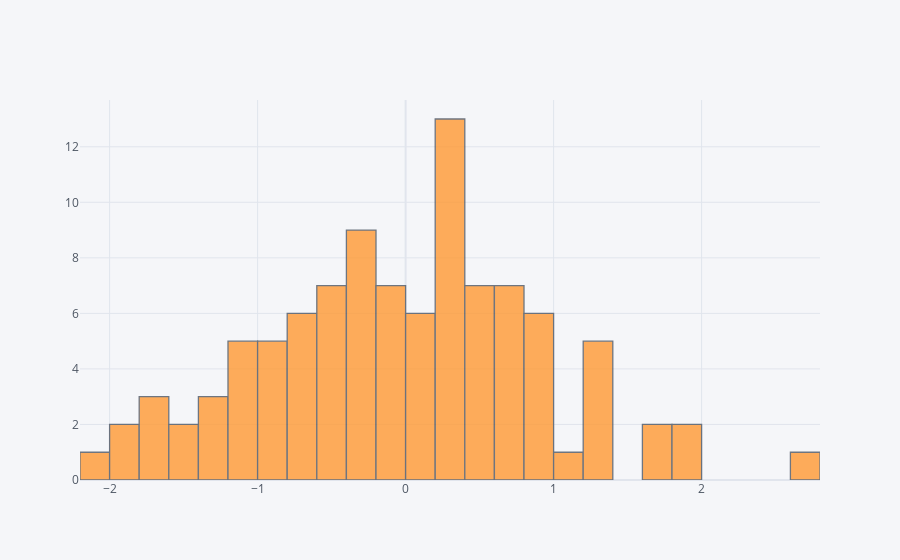

The notebook cell this image was saved under:
### Markdown cell above
## histogram

### Code cell
df['A'].iplot(kind='hist',bins=25)

### Figure 1 — Plotly figure (JSON) as saved in the notebook; plotly's stock layout.template omitted (floating-point values rounded to 4 significant figures)
{"data": [{"histfunc": "count", "histnorm": "", "marker": {"color": "rgba(255, 153, 51, 1.0)", "line": {"color": "#4D5663", "width": 1.3}}, "name": "A", "nbinsx": 25, "opacity": 0.8, "orientation": "v", "type": "histogram", "x": [0.9737, 0.7454, -0.5841, -0.2333, -0.7001, 1.264, 0.195, -0.1139, -1.215, 0.9427, -1.292, 0.9578, -0.8379, 0.04478, 0.03834, -0.9204, -0.4587, 0.7712, 0.3406, -1.581, -1.619, 0.3209, -0.4988, 1.772, -0.3747, 0.7827, -0.9382, 0.2566, -1.644, 0.2688, 1.668, 0.4464, -0.6073, 0.5991, -0.3259, 1.026, -1.171, -0.4472, -0.1897, 2.691, -0.2134, 1.373, -0.762, -0.2381, 0.2424, -0.2908, -1.064, -0.9732, 1.869, 0.5688, 0.5279, -1.929, 1.205, 0.09187, -0.4642, 0.6396, -0.9211, -0.5602, -0.1527, -0.1114, 0.3483, 0.4964, -1.331, -0.436, -1.78, -0.3204, -1.016, 0.5203, 0.2916, -1.909, -0.2438, 0.2265, -0.7842, -1.527, 0.5064, 0.3367, 1.22, 0.6193, -0.1406, 1.321, -0.2385, 0.8678, -0.6784, 0.3063, 0.6243, -0.6305, 0.05972, 0.8076, 0.2328, 1.849, -1.029, -1.051, -2.032, -0.08896, -0.1723, 0.6277, 0.8341, 0.2496, 0.2628, 0.002894]}], "layout": {"barmode": "overlay", "legend": {"bgcolor": "#F5F6F9", "font": {"color": "#4D5663"}}, "paper_bgcolor": "#F5F6F9", "plot_bgcolor": "#F5F6F9", "title": {"font": {"color": "#4D5663"}}, "xaxis": {"gridcolor": "#E1E5ED", "showgrid": true, "tickfont": {"color": "#4D5663"}, "title": {"font": {"color": "#4D5663"}, "text": ""}, "zerolinecolor": "#E1E5ED"}, "yaxis": {"gridcolor": "#E1E5ED", "showgrid": true, "tickfont": {"color": "#4D5663"}, "title": {"font": {"color": "#4D5663"}, "text": ""}, "zerolinecolor": "#E1E5ED"}}}
